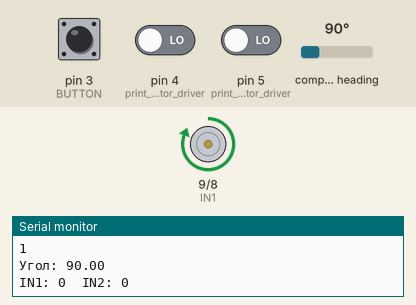
Bench run of a sketch on a simulated Arduino Uno, built with avr-gcc and run on an emulated ATmega328P. Shown: motor-driver pin pairs drawn as motors (green arrow = first pin HIGH = forward, orange = second pin HIGH = backward, longer = more drive), the last lines printed to the serial monitor. The test bench sets the inputs (shaded band); at power-on: pin 3 (BUTTON) HIGH, pin 4 (print_motor_driver) LOW, pin 5 (print_motor_driver) LOW, compass heading 90°.

Above: at 1.2 s.
1.3 s: pin 3 (BUTTON) pulled LOW for 0.15 s
At 1.39 s:
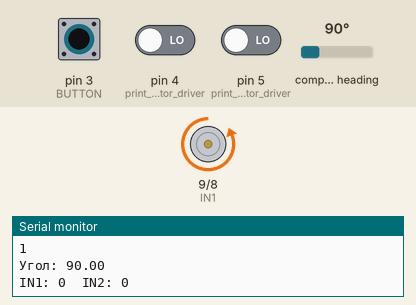
5.9 s: pin 3 (BUTTON) pulled LOW for 3.2 s
At 9.7 s:
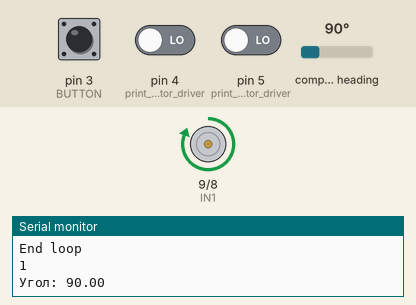
Timing chart, 0 to 11.2 s (numbered marks = the images above; inputs shaded):
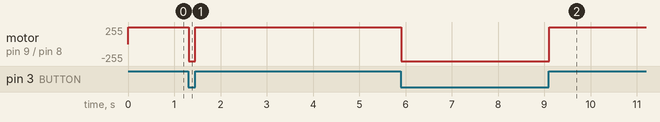

Measured:
- after the input at 1.3 s, motor on pin 9 (IN1) / pin 8 (IN2): forward 255/255 → backward 255/255 at once, → forward 255/255 0.14 s later
- after the input at 5.9 s, motor on pin 9 (IN1) / pin 8 (IN2): forward 255/255 → backward 255/255 at once, → forward 255/255 3.2 s later

The sketch:

main.ino
```cpp
#include <Wire.h>
#include "AS5600.h"

#define IN1 9
#define IN2 8
#define BUTTON 3

AS5600 as5600;  // Создаем объект датчикаx

void setup() {
  pinMode(IN1, OUTPUT);
  pinMode(IN2, OUTPUT);
  pinMode(5, INPUT);
  pinMode(4, INPUT);
  pinMode(A4, INPUT);
  pinMode(A5, INPUT);
  pinMode(BUTTON, INPUT);

  Serial.begin(9600);
  Wire.begin();  // Инициализация I2C

  as5600.begin();
  as5600.setDirection(AS5600_CLOCK_WISE);


  if (!as5600.begin()) {  // Проверка подключения
    Serial.println("AS5600 не найден!");
    while (1);
  }
  Serial.println("AS5600 готов!");

  // Стоп двигателя
  stop_motor();

}

void loop() {

  Serial.println(digitalRead(BUTTON));

  // Чтение угла (0-4096, 12 бит)
    uint16_t angle = as5600.readAngle();  // Чтение угла (0-4095)
    float degrees = angle * 360.0 / 4096; // Перевод в градусы
    Serial.print("Угол: ");
    Serial.println(degrees);

  if (digitalRead(BUTTON) == 0){
      // Открыть схват
      open_fingers();
      //close_fingers();

  } else {
      // Закрыть схват
      close_fingers();
      //open_fingers();
  }

  // Отобразить работу драйвера
  print_motor_driver();
  Serial.println("End loop");
}


// Свои фунции
void open_fingers(){

  digitalWrite(IN1, LOW);
  digitalWrite(IN2, HIGH);
}

void close_fingers(){

  digitalWrite(IN1, HIGH);
  digitalWrite(IN2, LOW);
}

void stop_motor(){

  digitalWrite(IN1, LOW);
  digitalWrite(IN2, LOW);
}

void print_motor_driver(){

  Serial.print("IN1: ");
  Serial.print(digitalRead(5));
  Serial.print("  IN2: ");
  Serial.println(digitalRead(4));
}
```
